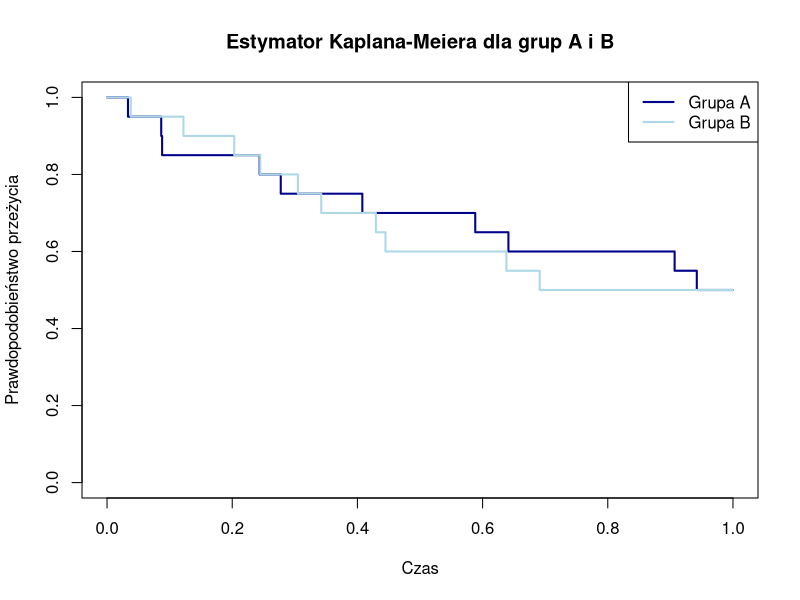
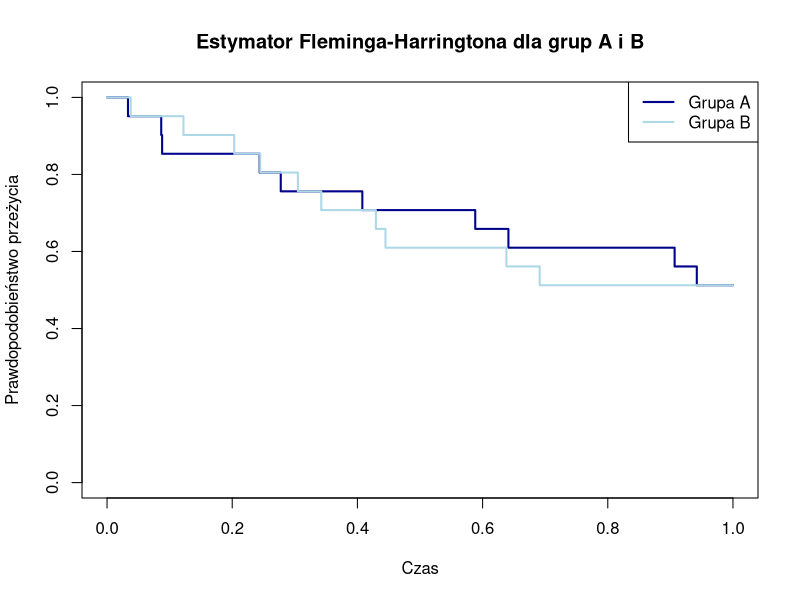
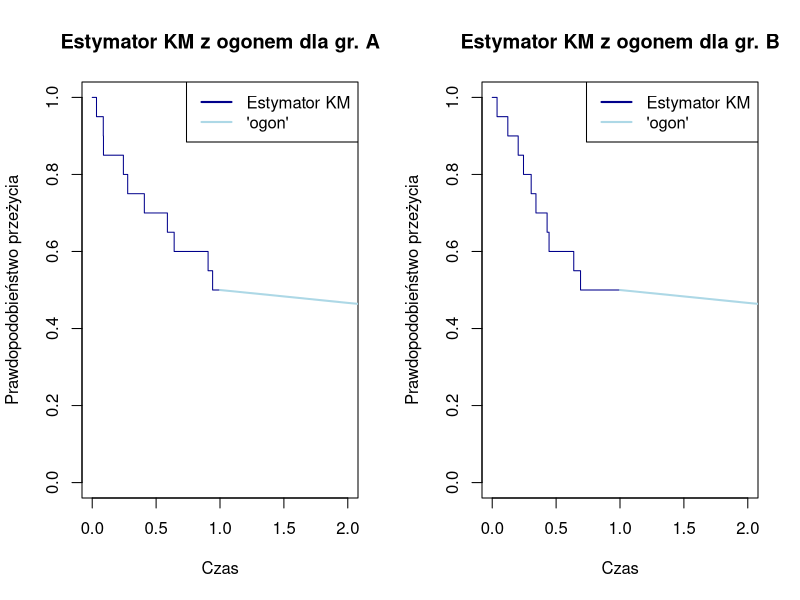
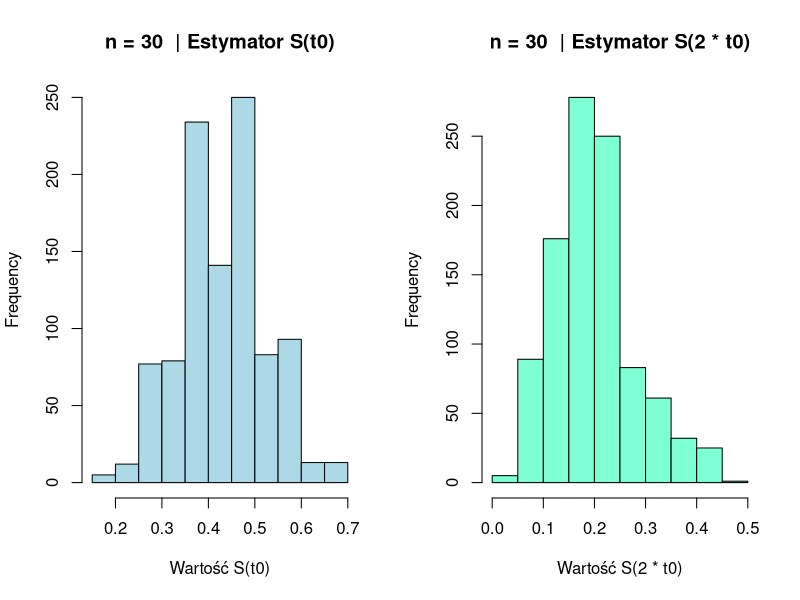
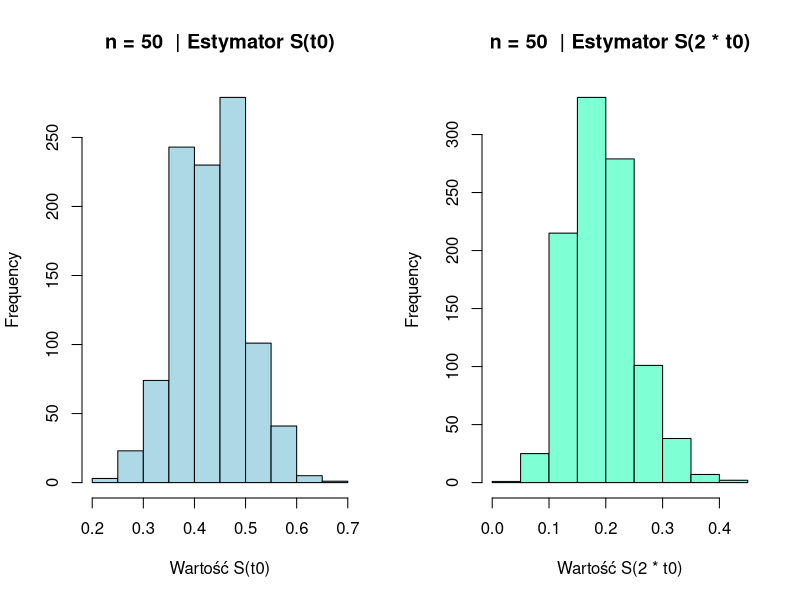
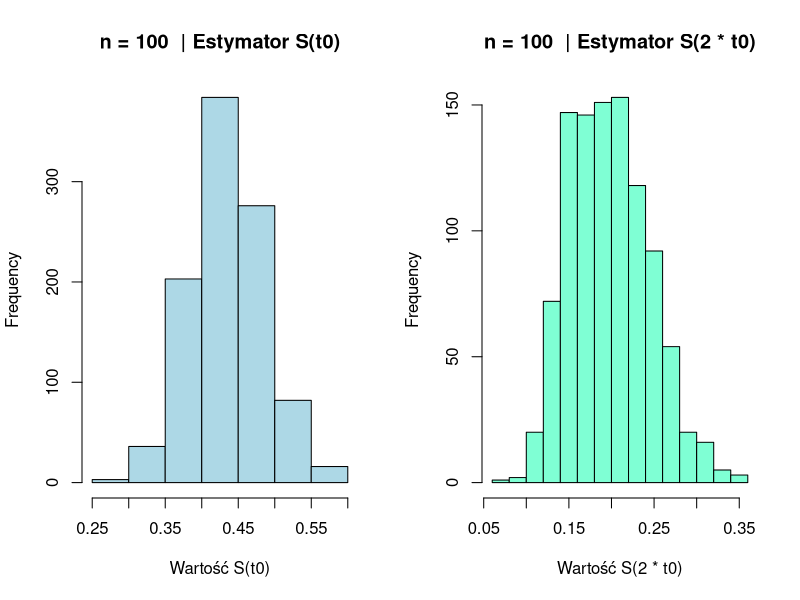
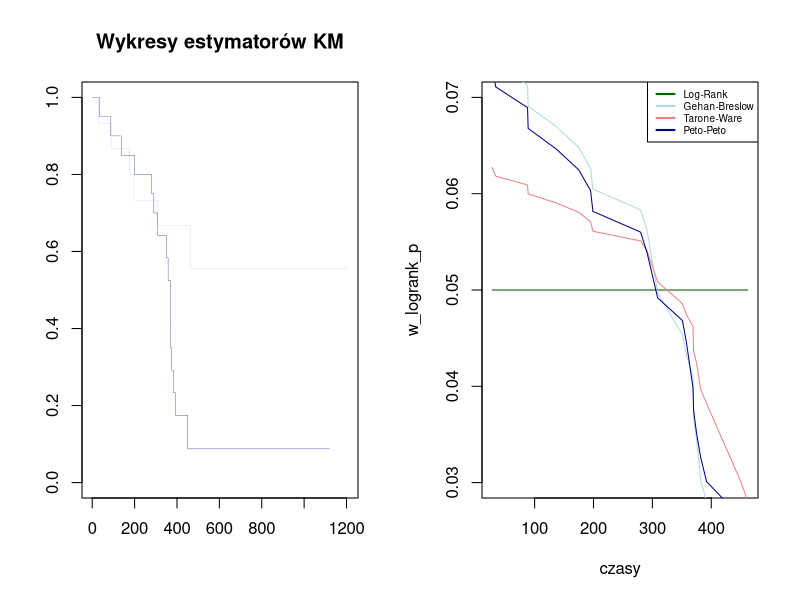

The R script that drew these images, in order:
## ---- chunk 1
knitr::opts_chunk$set(echo = FALSE, warning = FALSE, message = FALSE) 
knitr::opts_chunk$set(fig.pos = "H", out.extra = "", fig.align = "center")
library(knitr)
library(kableExtra)
## ---- chunk 2
n=20
t0=1
delta=numeric(n)
grupa_A <- numeric(n)
grupa_B <- numeric(n)

grupa_A[1:10] <- c(0.03345514, 0.08656403, 0.08799947, 0.24385821, 0.27755032,
0.40787247, 0.58825664, 0.64125620, 0.90679161, 0.94222208)

grupa_B[1:10] <- c(0.03788958, 0.12207257, 0.20319983, 0.24474299, 0.30492413,
0.34224462, 0.42950144, 0.44484582, 0.63805066, 0.69119721)

## cenzurowanie I-go typu

grupa_A[11:20] <- t0
grupa_B[11:20] <- t0

delta_A <- c(rep(1, 10), rep(0, 10))
delta_B <- c(rep(1, 10), rep(0, 10))

dane_A <- data.frame(czas = grupa_A, delta = delta_A)
dane_B <- data.frame(czas = grupa_B, delta = delta_B)
## ---- chunk 3

## zostawione dla historii
KM <- function(t,dane){
    n <- length(dane)
    i <- 1
    iloczyn <- 1
    while (i <= n && dane$czas[i] <= t) {
      iloczyn = iloczyn *(1-dane$delta[i]/(n-i+1))
      i=i+1
    }
    return(iloczyn)
}

## ---- chunk 4
library(survival)

km_fit_a <- survfit(Surv(czas,delta)~1, dane_A)
result_km_a <- data.frame(time = km_fit_a$time, surv = km_fit_a$surv)

km_fit_b <- survfit(Surv(czas,delta)~1, dane_B)
result_km_b <- data.frame(time = km_fit_b$time, surv = km_fit_b$surv)


plot(km_fit_a, col = "darkblue",conf.int = FALSE, lwd = 2, 
     xlab = "Czas", ylab = "Prawdopodobieństwo przeżycia", 
     main = "Estymator Kaplana-Meiera dla grup A i B",
     xlim = c(0, 1))
lines(km_fit_b, col = "lightblue",conf.int = FALSE, lwd = 2)
legend("topright",
       legend = c("Grupa A", "Grupa B"),
       col = c("darkblue", "lightblue"),
       lwd = 2)
## ---- chunk 5
fh_fit_a <- survfit(Surv(czas,delta)~1, dane_A, type = "fleming-harrington")
result_fh_a <- data.frame(time = fh_fit_a$time, surv = fh_fit_a$surv)

fh_fit_b <- survfit(Surv(czas,delta)~1, dane_B, type = "fleming-harrington")
result_fh_b <- data.frame(time = fh_fit_b$time, surv = fh_fit_b$surv)

plot(fh_fit_a, conf.int = FALSE, col = "darkblue", lwd = 2, 
     xlab = "Czas", ylab = "Prawdopodobieństwo przeżycia", 
     main = "Estymator Fleminga-Harringtona dla grup A i B",
     xlim = c(0, 1))
lines(fh_fit_b,conf.int = FALSE, col = "lightblue", lwd = 2)
legend("topright",
       legend = c("Grupa A", "Grupa B"),
       col = c("darkblue", "lightblue"),
       lwd = 2)
## ---- chunk 6

est <- function(time,km,t0){
  y <- numeric(length(time))
  i <- 1
  for (t in time){
    y[i] <- exp(log(min(km))*t/t0)
    i = i+1
  }
  return(y)
}

wykres <- function(dane,t0,nazwa_wykresu){
  km_fit <- survfit(Surv(czas,delta)~1, dane)
  ogonx <- seq(from = (t0), to = 2*t0, by = 0.1)
  ogony <- est(ogonx,km_fit$surv,t0)
  plot(km_fit, col = "darkblue",conf.int = FALSE,
       xlab = "Czas", ylab = "Prawdopodobieństwo przeżycia", 
       main = nazwa_wykresu,
       xlim = c(0, t0*2))
  lines(ogony, col = "lightblue", lwd = 2)
  legend("topright",
         legend = c("Estymator KM", "'ogon'"),
         col = c("darkblue", "lightblue"),
         lwd = 2)
}
## ---- chunk 7

par(mfrow = c(1,2))
wykres(dane_A,1,"Estymator KM z ogonem dla gr. A")

wykres(dane_B,1,"Estymator KM z ogonem dla gr. B")
## ---- chunk 8
typ_I <- function(t0, alfa, lambda, n){
  p <- runif(n)
  X<-numeric(n)
  delta <-numeric(n)
  for(i in 1:n){
  X[i]=(-(1/lambda))*log(1-(p[i])^(1/alfa))
  if(X[i]>t0){
    X[i] <- t0
    delta[i] <- 0
  }else{delta[i]<-1}}
  return(data.frame(X = X, delta = delta))
}
est <- function(time,km,t0){
  y <- numeric(length(time))
  i <- 1
  for (t in time){
    y[i] <- exp(log(min(km))*t/t0)
    i = i+1
  }
  return(y)
}
est_KM_ogon <- function(dane,t0){
  km_fit <- survfit(Surv(X,delta)~1, dane)
  ogonx <- seq(from = (t0+0.1), to = 2*t0, by = 0.1)
  ogony <- est(ogonx,km_fit$surv,t0)
  fy <- c(km_fit$surv, ogony)
  fx <- c(km_fit$time, ogonx)
  funkcja <- data.frame(x = fx, y = fy)
  xt0 <- funkcja$y[funkcja$x == t0]
  x2t0 <- funkcja$y[funkcja$x == 2*t0]
  return(c(xt0,x2t0))
  
}
par(mfrow = c(1,2))

histogramy <- function(alfa,lambda,t0,m,n_list){
  for(n in n_list){
    st0 <- numeric(m)
    s2t0 <- numeric(m)
    for(i in (1:m)){
      dane <- typ_I(t0,alfa,lambda,n)
      s <- est_KM_ogon(dane,t0)
      st0[i]<- s[1]
      s2t0[i]<- s[2]
    }
    hist(st0, col = "lightblue", 
         main = paste("n =", n, " | Estymator S(t0)"), 
         xlab = "Wartość S(t0)")
    hist(s2t0, col = "aquamarine",
         main = paste("n =", n, " | Estymator S(2 * t0)"), 
         xlab = "Wartość S(2 * t0)")
  }
}
n_list <- c(30,50,100)
alfa <- 4
lambda <- 1
t0 <- sqrt(alfa)/lambda
m <- 1000

histogramy(alfa,lambda,t0,m,n_list)
## ---- chunk 9
library(survival)
est <- function(t,km,t0){return(exp(log(km)*t/t0))}
## ---- chunk 10
sr_czas_KM <- function(dane,t0){
  km_fit <- survfit(Surv(czas,delta)~1, dane)
  bez_ogonu <- sum(diff(c(0,km_fit$time))*c(1,km_fit$surv[-length(km_fit$surv)]))
  ogon <- integrate(function(t) est(t, min(km_fit$surv), t0), t0, Inf)$value
  w <- bez_ogonu + ogon
  return(w)
}
## ---- chunk 11
sr_czas_FH <- function(dane,t0){
  km_fit <- survfit(Surv(czas,delta)~1, dane, type= "fleming-harrington")
  bez_ogonu <- sum(diff(c(0,km_fit$time))*c(1,km_fit$surv[-length(km_fit$surv)]))
  ogon <- integrate(function(t) est(t, min(km_fit$surv), t0), t0, Inf)$value
  w <- bez_ogonu + ogon
  return(w)
}
## ---- chunk 12
n=20
t0=1
delta=numeric(n)
grupa_A <- numeric(n)
grupa_B <- numeric(n)

grupa_A[1:10] <- c(0.03345514, 0.08656403, 0.08799947, 0.24385821, 0.27755032,
0.40787247, 0.58825664, 0.64125620, 0.90679161, 0.94222208)

grupa_B[1:10] <- c(0.03788958, 0.12207257, 0.20319983, 0.24474299, 0.30492413,
0.34224462, 0.42950144, 0.44484582, 0.63805066, 0.69119721)

## cenzurowanie I-go typu

grupa_A[11:20] <- t0
grupa_B[11:20] <- t0

delta_A <- c(rep(1, 10), rep(0, 10))
delta_B <- c(rep(1, 10), rep(0, 10))

dane_A <- data.frame(czas = grupa_A, delta = delta_A)
dane_B <- data.frame(czas = grupa_B, delta = delta_B)
## ---- chunk 13
KM_A<-sr_czas_KM(dane_A,1)
FH_A<-sr_czas_FH(dane_A,1)

KM_B<-sr_czas_KM(dane_B,1)
FH_B<-sr_czas_FH(dane_B,1)

tabela <- data.frame(
  dane_A = c(KM_A, FH_A),
  dane_B = c(KM_B, FH_B),
  row.names = c("estymator KM", "estymator FH")
)

kable(tabela, format = "latex", 
      booktabs = TRUE, caption = "Porównanie estymatorów") %>%
kable_styling(latex_options = c("hold_position"))
## ---- chunk 14

estymator_Kaplana_Meiera <- function(t, dane) {
  dane <- dane[order(dane$czas), ]
  n <- nrow(dane)
  if (length(t) > 1) {
    return(sapply(t, function(tt) estymator_Kaplana_Meiera(tt, dane)))
  }
  iloczyn <- 1
  for (i in 1:n) {
    if (dane$czas[i] <= t) {
      iloczyn <- iloczyn * (1 - dane$delta[i] / (n - i + 1))
    } else break
  }
  return(iloczyn)
}

library(survival)
est <- function(t,km,t0){return(exp(log(km)*t/t0))}

estymator_punktowy <- function(dane,t_plus,tau){
  km_fit <- survfit(Surv(czas,delta)~1, dane)
  bez_ogonu <- sum(diff(c(0,km_fit$time))*c(1,km_fit$surv[-length(km_fit$surv)]))
  ogon <- (tau - t_plus) * km_fit$surv[length(km_fit$surv)]
  w <- bez_ogonu + ogon
  return(w)
}
## ---- chunk 15
estymator_przedzialowy <- function(dane, alfa){
  czas <- numeric(length(dane))
  delta <- numeric(length(dane))
  for (i in 1:length(dane)) {
    if (grepl("\\+$", dane[i])) {  
      czas[i] <- as.numeric(sub("\\+$", "", dane[i])) 
      delta[i] <- 0
    } else {
      czas[i] <- as.numeric(dane[i])
      delta[i] <- 1
    }
  }
  dane_ramka <- data.frame(czas = czas, delta = delta)
  dane_ramka <- dane_ramka[order(dane_ramka$czas), ]
  
  km_fit <- survfit(Surv(czas, delta)~1,data=dane_ramka)
  censor <- km_fit$n.event>0
  d <- km_fit$n.event[censor==TRUE]
  r <- km_fit$n.risk[censor==TRUE]
  czasy <- km_fit$time[censor==TRUE]
  tau=1500
  t_plus <- max(km_fit$time)
  
  czasy_unikalne <- unique(km_fit$time[km_fit$n.event > 0])
  D <- length(czasy_unikalne)
  
  V=0
  for(i in 1:D){
      V <- V + (integrate(function(t) estymator_Kaplana_Meiera(t, dane_ramka),
                 lower = czasy_unikalne[i], 
                 upper = tau)$value)^2 * d[i]/(r[i]*(r[i]-d[i]))} 
  
  mi_tau <- estymator_punktowy(dane_ramka,t_plus,tau)
  T_L = mi_tau - qnorm(1-alfa/2)*sqrt(V)
  T_U = mi_tau + qnorm(1-alfa/2)*sqrt(V)
  return(c(T_L,T_U))
}
## ---- chunk 16
pacjentki_niski_stopien <- c("28", "89", "175", "195", "309", 
                             "377+", "393+", "421+", "447+",
                             "462", "709+", "744+", "770+", 
                             "1106+", "1206+")

pacjentki_wysoki_stopien <- c("34", "88", "137", "199", "280",
                              "291", "299+", "300+", "309",
                              "351", "358", "369", "369", "370", 
                              "375", "382", "392",
                              "429+", "451", "1119+")

P1 <- round(estymator_przedzialowy(pacjentki_niski_stopien, alfa=0.05),2)
P2 <- round(estymator_przedzialowy(pacjentki_wysoki_stopien, alfa=0.05),2)

## ---- chunk 17
pacjentki_niski_stopien <- c("28", "89", "175", "195", "309", 
                             "377+", "393+", "421+", "447+",
                             "462", "709+", "744+", "770+", 
                             "1106+", "1206+")

pacjentki_wysoki_stopien <- c("34", "88", "137", "199", "280",
                              "291", "299+", "300+", "309",
                              "351", "358", "369", "369", "370", 
                              "375", "382", "392",
                              "429+", "451", "1119+")

pacjentki_all <- c(pacjentki_niski_stopien,pacjentki_wysoki_stopien)
ramka_grupa<- function(dane,k,m){
  # dane przekształcone na ramkę danych, kolmuny: grupa,czas, delta
  czas <- numeric(length(dane))
  delta <- numeric(length(dane))
  for (i in 1:length(dane)) {
    if (grepl("\\+$", dane[i])) {  
      czas[i] <- as.numeric(sub("\\+$", "", dane[i])) 
      delta[i] <- 0
    } else {
      czas[i] <- as.numeric(dane[i])
      delta[i] <- 1
    }
  }
  grupa <- factor(rep(c("Niski","Wysoki"), times = c(k,m)))
  dane_ramka <- data.frame(grupa= grupa, czas = czas, delta = delta)
  dane_ramka <- dane_ramka[order(dane_ramka$czas), ]

}
dane <- ramka_grupa(pacjentki_all, length(pacjentki_niski_stopien), length(pacjentki_wysoki_stopien))


## ---- chunk 18
library(coin)
logrank_test <- logrank_test(Surv(czas,delta)~grupa,
                             data=dane,type='logrank')
gehan_breslow_test <- logrank_test(Surv(czas,delta)~grupa,
                                   data=dane,type='Gehan-Breslow')
tarone_ware_test <- logrank_test(Surv(czas,delta)~grupa,
                                 data=dane,type='Tarone-Ware')
peto_peto_test <- logrank_test(Surv(czas,delta)~grupa,
                               data=dane,type='Peto-Peto')
## ---- chunk 19
p_logrank <- pvalue(logrank_test)
p_gehan <- pvalue(gehan_breslow_test)
p_tarone <- pvalue(tarone_ware_test)
p_peto <- pvalue(peto_peto_test)
wyniki_tabela <- data.frame(
  Test = c("Log-Rank", "Gehan-Breslow", "Tarone-Ware", "Peto-Peto"),
  P_value = c(p_logrank, p_gehan, p_tarone, p_peto)
)

kable(wyniki_tabela, format = "latex", 
      booktabs = TRUE, caption = "Porównanie p-value") %>%
kable_styling(latex_options = c("hold_position"))

## ---- chunk 20
wynik <- survfit(Surv(czas,delta)~grupa, data = dane)
plot(wynik, main = "Wykresy estymatorów KM", col = c("lightblue","darkblue"),lwd = 0.3)
## ---- chunk 21
ramka <- function(dane){
  # dane przekształcone na ramkę danych, kolmuny: czas, delta
  czas <- numeric(length(dane))
  delta <- numeric(length(dane))
  for (i in 1:length(dane)) {
    if (grepl("\\+$", dane[i])) {  
      czas[i] <- as.numeric(sub("\\+$", "", dane[i])) 
      delta[i] <- 0
    } else {
      czas[i] <- as.numeric(dane[i])
      delta[i] <- 1
    }
  }
  dane_ramka <- data.frame(czas = czas, delta = delta)
  dane_ramka <- dane_ramka[order(dane_ramka$czas), ]

}

dane <- ramka(pacjentki_all)
km_fit <- survfit(Surv(czas,delta)~1, data=dane)
cenz <- km_fit$n.event>0
## ---- chunk 22
czasy <- km_fit$time[cenz == TRUE]
pstwa <- km_fit$surv[cenz==TRUE]
r <- km_fit$n.risk[cenz==TRUE]

d <- length(czasy)

w_logrank <- rep(1, d)
w_gehan_breslow <- r
w_tarone_ware <- sqrt(r)
w_peto_peto <- pstwa

w_logrank_p <- rep(1, d)/sum(w_logrank)
w_gehan_breslow_p <- r / sum(w_gehan_breslow)
w_tarone_ware_p <- sqrt(r) / sum(w_tarone_ware)
w_peto_peto_p <- pstwa / sum(w_peto_peto) 
## ---- chunk 23
#plot(czasy, w_logrank, type="l")
#lines(czasy, w_gehan_breslow, type="l") 
#lines(czasy, w_tarone_ware, type="l") 
#lines(czasy, w_peto_peto, type="l") 



  plot(czasy, w_logrank_p, type="l", col="darkgreen")
  lines(czasy, w_gehan_breslow_p, type="l", col="lightblue") 
  lines(czasy, w_tarone_ware_p, type="l", col="lightcoral") 
  lines(czasy, w_peto_peto_p, type="l", col="darkblue") 
  legend("topright", legend = c("Log-Rank","Gehan-Breslow", "Tarone-Ware", "Peto-Peto"),
         col = c("darkgreen","lightblue", "lightcoral", "darkblue"),lty = 1,lwd = 2,cex = 0.6)
